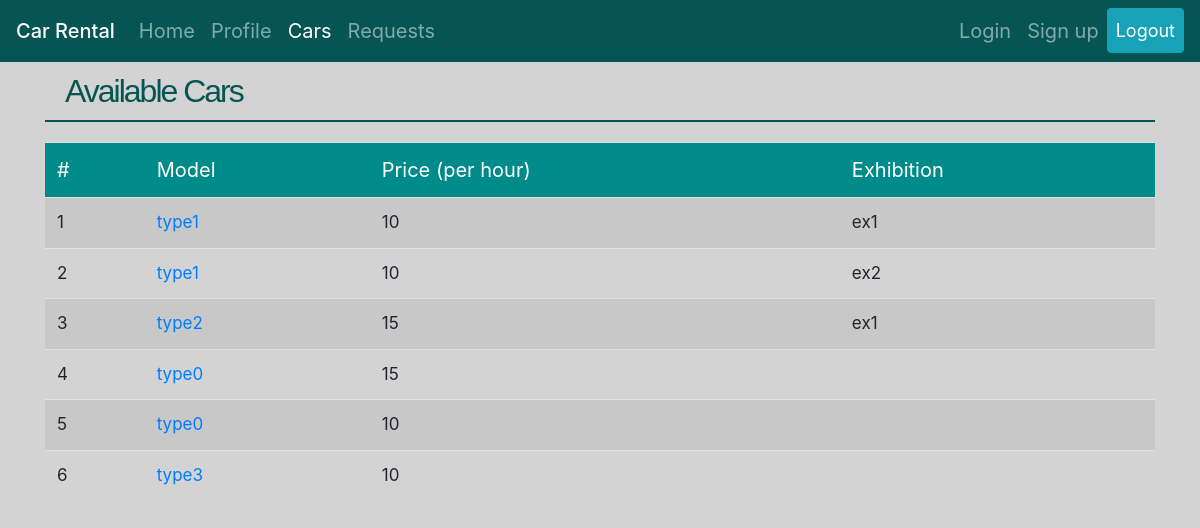
/rental/cars/ (signed in), run on an earlier commit of the app's database.
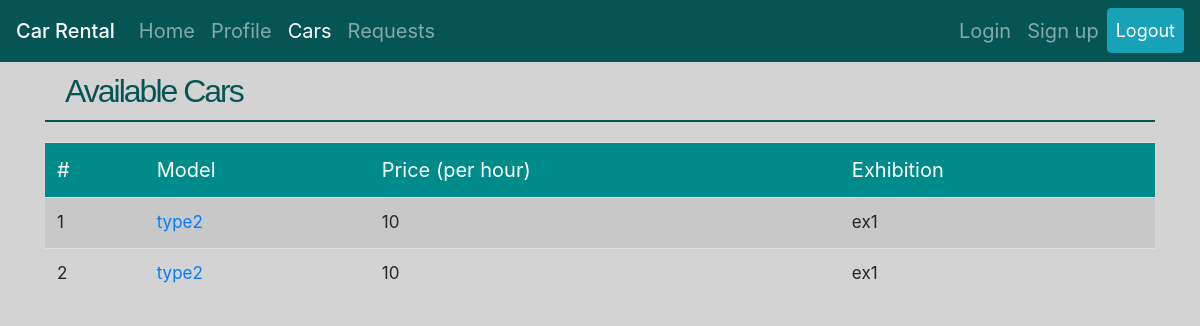
And on a later commit of the database.
### car_rental/models.py (models this page shows, shortened)
class Car(models.Model):
    car_type = models.CharField(max_length=50, default='type0')
    plate = models.CharField(max_length=8, default='12345678')
    renter = models.ForeignKey(User, null=True, default=None, on_delete=models.SET_NULL, related_name='cars_rented')
    owner = models.ForeignKey(User, on_delete=models.CASCADE, null=True, related_name='cars_owned')
    price_per_hour = models.IntegerField(default=10)
    rent_start_time = models.DateTimeField('Start Time', default=timezone.now)
    rent_end_time = models.DateTimeField('End Time', default=timezone.now)
    needs_repair = models.BooleanField(default=False)

class User(AbstractUser):
    isCarExhibition = models.BooleanField(default=False)
    credit = models.IntegerField(default=0)

### car_rental/views.py (the view)
# urls.py: path('cars/', views.CarListView.as_view(), name='cars'),
@method_decorator(login_required, name='dispatch')
class CarListView(generic.ListView):
    template_name = 'car_rental/car_list.html'
    model = Car
    context_object_name = 'cars'
    def get_queryset(self):
        current_user = get_object_or_404(User, id=self.request.user.id)
        if current_user.isCarExhibition:
            return current_user.cars_owned.all()
        else:
            return Car.objects.exclude(rent_end_time__gt=timezone.now()).filter(needs_repair=False)

### car_rental/templates/car_rental/car_list.html (shortened to what this page needs)
{% extends 'car_rental/base.html' %}
{% load static %}
{% block style %}
    <link rel="stylesheet" type="text/css" href="{% static 'car_rental/stylesheets/car_list.css' %}">
{% endblock %}
{% block content %}
<div class="container">
    <h1>
{% if user.isCarExhibition %}
   Your Cars
{% else %}
    Available Cars
{% endif %}
    </h1>
{% if cars %}
<table class="table table-striped table-hover">
    <thead class="thead-dark">
    <tr class="table_head" style="background: darkcyan;">
    <td>#</td>
    <td>Model</td>
    <td>
{% if user.isCarExhibition %}
   Status
{% else %}
    Price (per hour)
{% endif %}
    </td>
    <td>
{% if user.isCarExhibition %}
    ID
{% else %}
    Exhibition
{% endif %}
    </td>
    </tr>
    </thead>
{% for car in cars %}
    <tr>
    <td>{{ forloop.counter }}</td>
        <td><a href="{% url 'car_rental:car' car.id %}">{{ car.car_type }}</a></td>
    <td>
{% if user.isCarExhibition %}
    {% if car.is_rented %}
        <span style="color: darkred">rented</span>
    {% else %}
        <span style="color: darkgreen">free</span>
    {% endif %}
{% else %}
    {{ car.price_per_hour }}
{% endif %}
    </td>
    <td>
{% if user.isCarExhibition %}
    {{ car.id }}
{% else %}
    {{ car.owner.username }}
{% endif %}
    </td>
    </tr>
{% endfor %}
{% else %}
{% if user.isCarExhibition %}
        <div class="alert alert-danger"><strong>Sorry!</strong> You have no cars! </div>
{% else %}
        <div class="alert alert-danger"><strong>Sorry!</strong> There are no available cars for you! </div>
{% endif %}
{% endif %}
</table>
</div>
{% endblock %}

What changed in the data, as far as the page shows it:
no longer on this page (row edited): Car: car_type "type1", price_per_hour "10", owner.username "ex1"
removed Car: car_type "type0", price_per_hour "15"
removed Car: car_type "type0", price_per_hour "10"
removed Car: car_type "type3", price_per_hour "10"
changed Car (number 1 of 2 on the later page): car_type "type1" → "type2"; owner.username "ex2" → "ex1"
changed Car (number 2 of 2 on the later page): price_per_hour "15" → "10"
